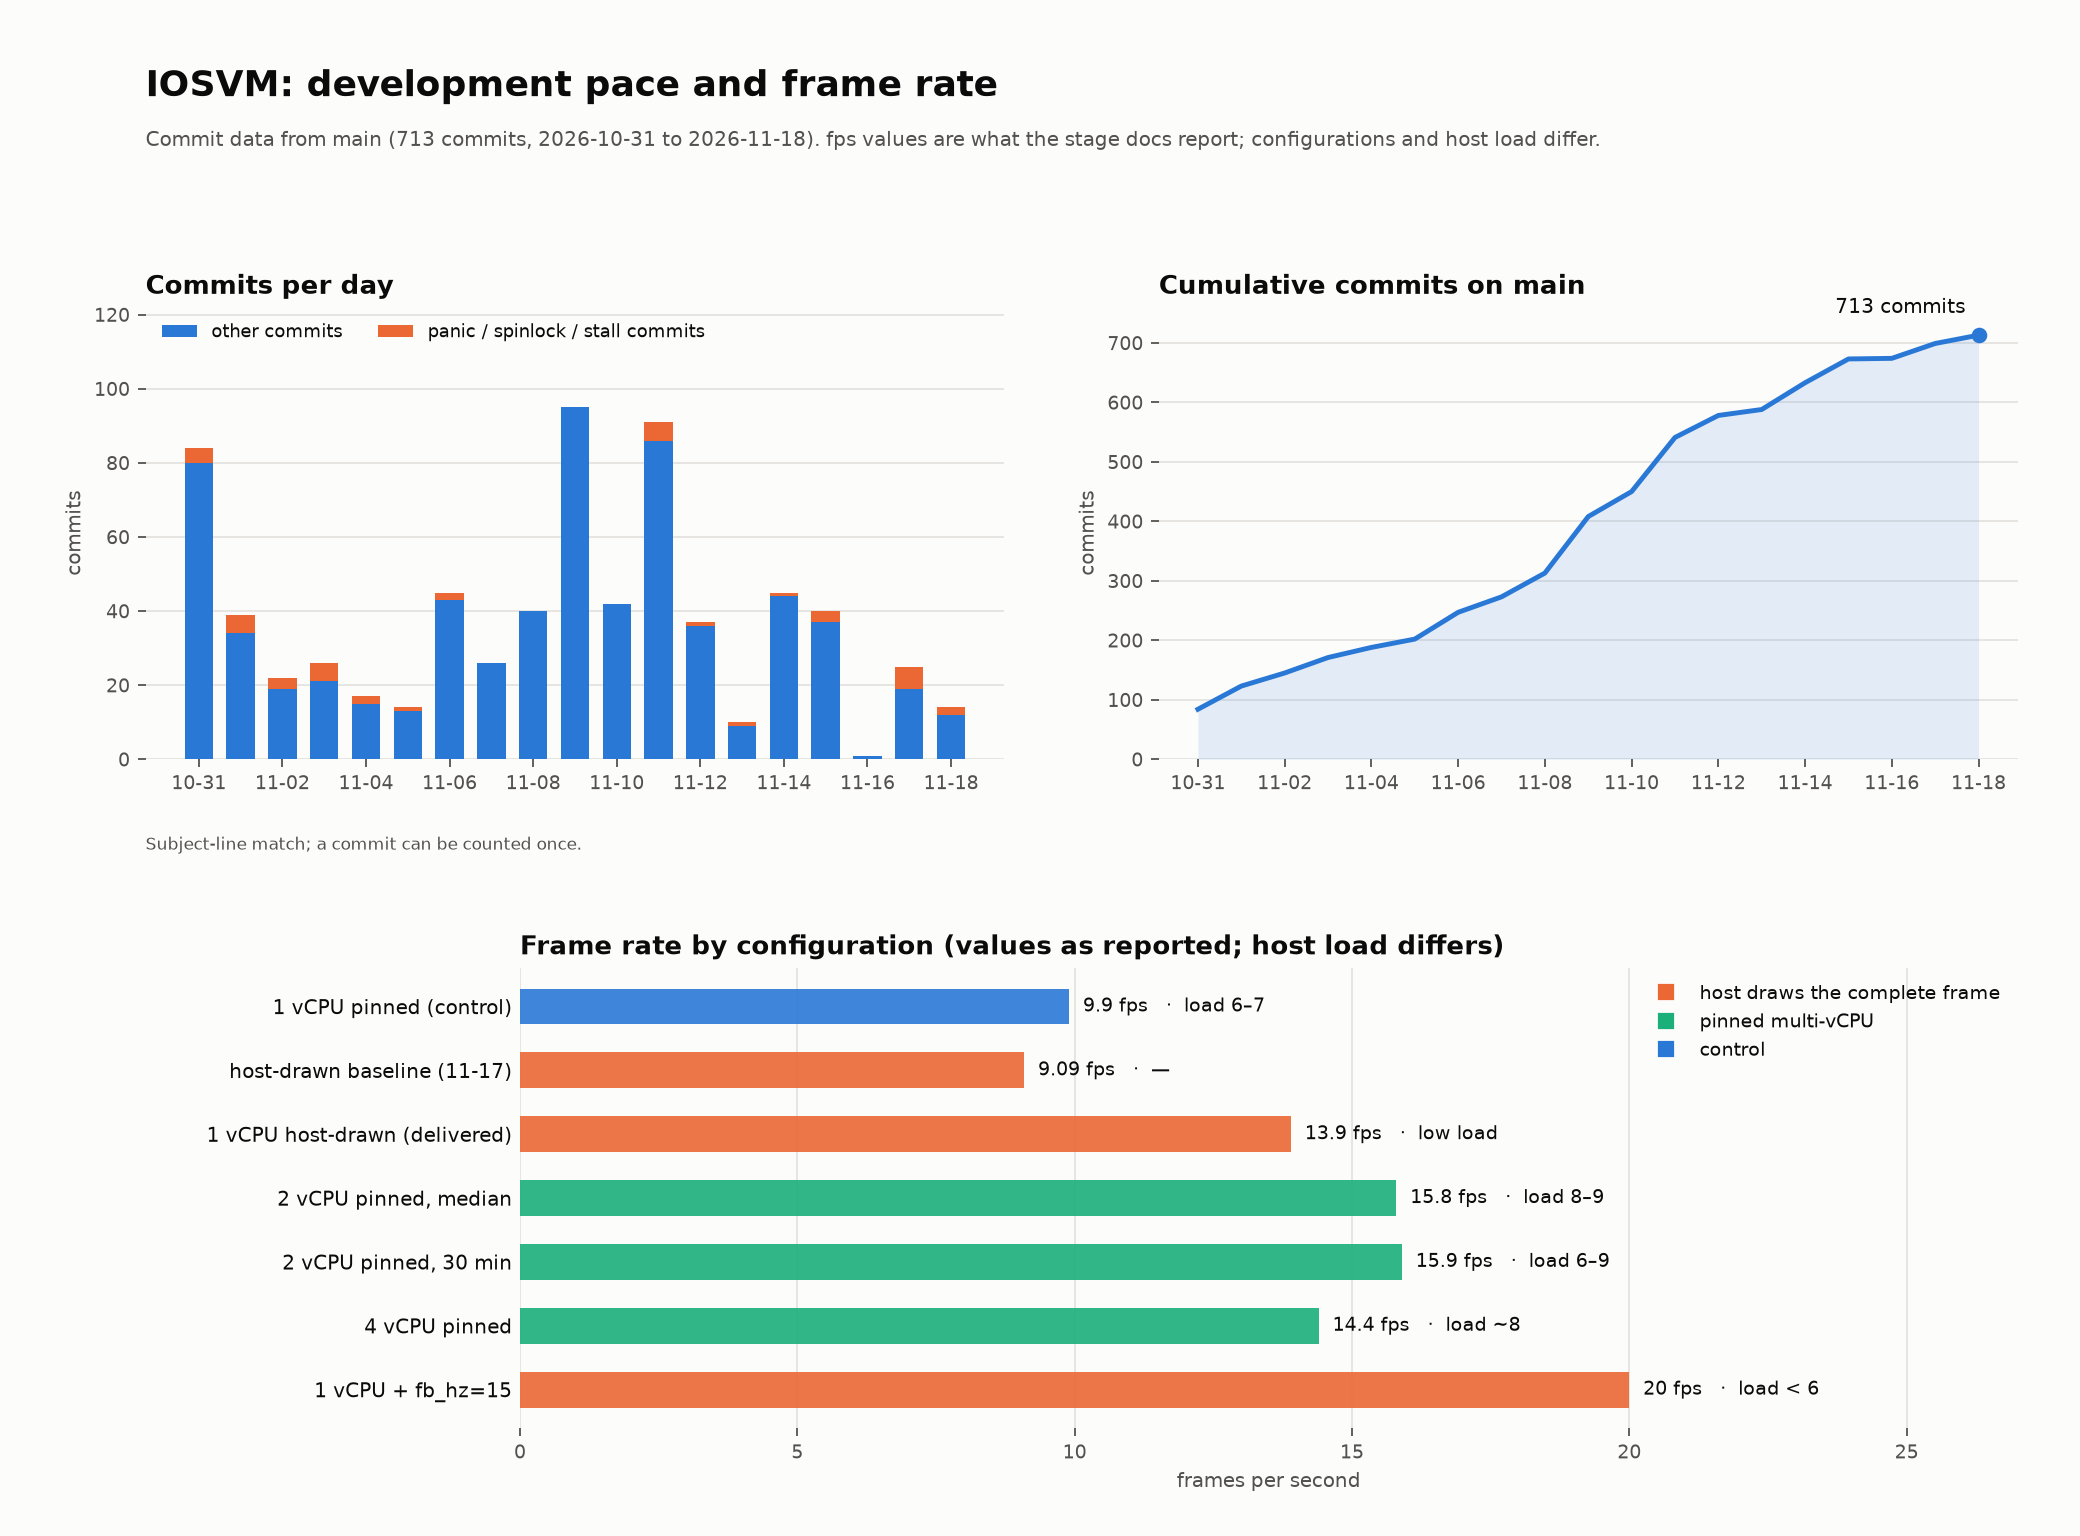

Write Python code to recreate this figure.
"""IOSVM history dashboard: commit pace, panic/stall commits, and fps by configuration.

Counts come from `git log` subjects on main (713 commits, 2026-10-31 .. 2026-11-18),
matched with: panic|spinlock|deadlock|stall|hang|freeze (case-insensitive).
fps values are the medians/figures reported in the stage docs and commit subjects.
"""
from datetime import date, timedelta
import matplotlib
matplotlib.use("Agg")
import matplotlib.pyplot as plt
import matplotlib.dates as mdates
from matplotlib.gridspec import GridSpec
from matplotlib.lines import Line2D

SURFACE = "#fcfcfb"
TEXT_P = "#0b0b0b"
TEXT_S = "#52514e"
GRID = "#e4e3df"
BLUE, ORANGE, AQUA, EXCL = "#2a78d6", "#eb6834", "#1baf7a", "#8a8984"

START = date(2026, 10, 31)
END = date(2026, 11, 18)
TOTAL = {  # commits per day on main
    "10-31": 84, "11-01": 39, "11-02": 22, "11-03": 26, "11-04": 17, "11-05": 14,
    "11-06": 45, "11-07": 26, "11-08": 40, "11-09": 95, "11-10": 42, "11-11": 91,
    "11-12": 37, "11-13": 10, "11-14": 45, "11-15": 40, "11-16": 1, "11-17": 25, "11-18": 14,
}
PANIC = {  # subset whose subject mentions panic/spinlock/deadlock/stall/hang/freeze
    "10-31": 4, "11-01": 5, "11-02": 3, "11-03": 5, "11-04": 2, "11-05": 1, "11-06": 2,
    "11-11": 5, "11-12": 1, "11-13": 1, "11-14": 1, "11-15": 3, "11-17": 6, "11-18": 2,
}
days = [START + timedelta(days=i) for i in range((END - START).days + 1)]
keys = [d.strftime("%m-%d") for d in days]
total = [TOTAL.get(k, 0) for k in keys]
panic = [PANIC.get(k, 0) for k in keys]
other = [t - p for t, p in zip(total, panic)]
assert sum(total) == 713, sum(total)

# fps by configuration (median or single reported figure; load differs, see labels)
CONFIGS = [
    ("1 vCPU pinned (control)", 9.9, "control", "load 6–7"),
    ("host-drawn baseline (11-17)", 9.09, "host", "—"),
    ("1 vCPU host-drawn (delivered)", 13.9, "host", "low load"),
    ("2 vCPU pinned, median", 15.8, "multi", "load 8–9"),
    ("2 vCPU pinned, 30 min", 15.9, "multi", "load 6–9"),
    ("4 vCPU pinned", 14.4, "multi", "load ~8"),
    ("1 vCPU + fb_hz=15", 20.0, "host", "load < 6"),
]
COLOR = {"control": BLUE, "host": ORANGE, "multi": AQUA}

fig = plt.figure(figsize=(13, 9.6), dpi=160)
fig.patch.set_facecolor(SURFACE)
gs = GridSpec(2, 2, figure=fig, height_ratios=[1, 1.05], hspace=0.42, wspace=0.18,
              left=0.07, right=0.97, top=0.80, bottom=0.07)


def style(ax):
    ax.set_facecolor(SURFACE)
    for s in ("top", "right", "left", "bottom"):
        ax.spines[s].set_visible(False)
    ax.tick_params(colors=TEXT_S, labelsize=8.5)
    ax.yaxis.grid(True, color=GRID, lw=0.8)
    ax.set_axisbelow(True)


# 1) commits per day, panic/stall subset highlighted
ax1 = fig.add_subplot(gs[0, 0])
style(ax1)
x = list(range(len(days)))
ax1.bar(x, other, color=BLUE, width=0.68, label="other commits")
ax1.bar(x, panic, bottom=other, color=ORANGE, width=0.68,
        label="panic / spinlock / stall commits")
ax1.set_xticks(x[::2])
ax1.set_xticklabels(keys[::2], rotation=0)
ax1.set_title("Commits per day", loc="left", fontsize=11.5, color=TEXT_P, fontweight="bold")
ax1.set_ylabel("commits", color=TEXT_S, fontsize=9)
ax1.set_ylim(0, 122)
ax1.legend(frameon=False, fontsize=8, loc="upper left", ncol=2, labelcolor=TEXT_P)
ax1.text(0, -0.2, "Subject-line match; a commit can be counted once.", transform=ax1.transAxes,
         fontsize=7.5, color=TEXT_S)

# 2) cumulative commits
ax2 = fig.add_subplot(gs[0, 1])
style(ax2)
cum = []
s = 0
for t in total:
    s += t
    cum.append(s)
ax2.fill_between(x, cum, color=BLUE, alpha=0.12, lw=0)
ax2.plot(x, cum, color=BLUE, lw=2.2)
ax2.scatter([x[-1]], [cum[-1]], color=BLUE, s=36, zorder=3)
ax2.annotate(f"{cum[-1]} commits", (x[-1], cum[-1]), xytext=(-6, 10), textcoords="offset points",
             ha="right", fontsize=9, color=TEXT_P)
ax2.set_xticks(x[::2])
ax2.set_xticklabels(keys[::2])
ax2.set_title("Cumulative commits on main", loc="left", fontsize=11.5, color=TEXT_P, fontweight="bold")
ax2.set_ylabel("commits", color=TEXT_S, fontsize=9)
ax2.set_ylim(0, 760)

# 3) fps by configuration (horizontal bars)
ax3 = fig.add_subplot(gs[1, :])
ax3.set_position([0.25, 0.07, 0.72, 0.30])
style(ax3)
ax3.yaxis.grid(False)
ax3.xaxis.grid(True, color=GRID, lw=0.8)
ax3.set_axisbelow(True)
names = [c[0] for c in CONFIGS][::-1]
vals = [c[1] for c in CONFIGS][::-1]
cols = [COLOR[c[2]] for c in CONFIGS][::-1]
notes = [c[3] for c in CONFIGS][::-1]
ypos = list(range(len(CONFIGS)))
ax3.barh(ypos, vals, color=cols, height=0.56, alpha=0.9)
for y, v, n in zip(ypos, vals, notes):
    ax3.text(v + 0.25, y, f"{v:g} fps   ·  {n}", va="center", fontsize=8.6, color=TEXT_P)
ax3.set_yticks(ypos)
ax3.set_yticklabels(names, fontsize=9, color=TEXT_P)
ax3.set_xlim(0, 27)
ax3.set_xlabel("frames per second", color=TEXT_S, fontsize=9)
ax3.set_title("Frame rate by configuration (values as reported; host load differs)",
              loc="left", fontsize=11.5, color=TEXT_P, fontweight="bold")
ax3.tick_params(axis="y", length=0)
legend = [Line2D([], [], marker="s", ls="", color=ORANGE, label="host draws the complete frame"),
          Line2D([], [], marker="s", ls="", color=AQUA, label="pinned multi-vCPU"),
          Line2D([], [], marker="s", ls="", color=BLUE, label="control")]
ax3.legend(handles=legend, frameon=False, fontsize=8.5, loc="upper right", labelcolor=TEXT_P)

fig.suptitle("IOSVM: development pace and frame rate", x=0.07, ha="left", fontsize=16,
             color=TEXT_P, fontweight="bold", y=0.955)
fig.text(0.07, 0.905,
         "Commit data from main (713 commits, 2026-10-31 to 2026-11-18). "
         "fps values are what the stage docs report; configurations and host load differ.",
         fontsize=9, color=TEXT_S, ha="left")

import os
out = os.path.join(os.path.dirname(os.path.abspath(__file__)), "dashboard.png")
fig.savefig(out, facecolor=SURFACE)
print("wrote", out)
